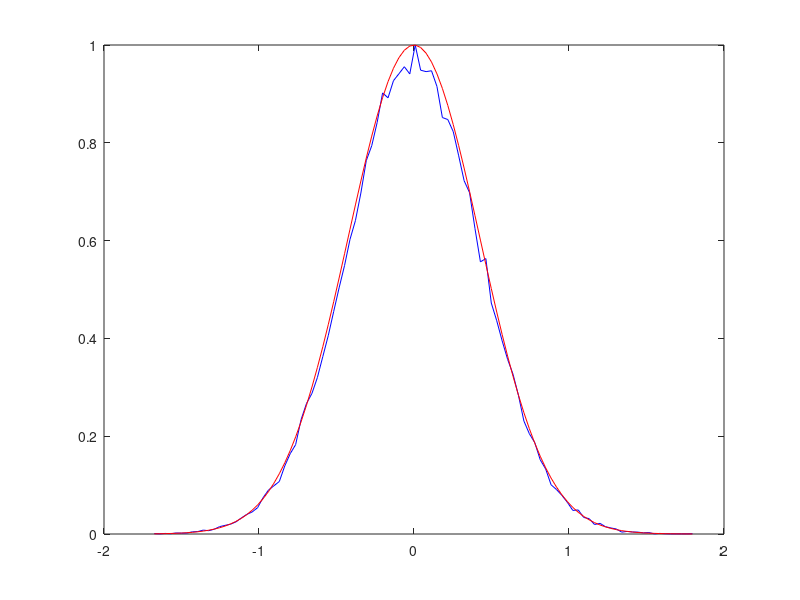

Here is the MATLAB script that generated this plot:
function [y] = randg_yp(n,av,hwhm,test)
%
% White gaussian noise generator, with given mean and HWHM values.
%
%   INPUTS: 
%
%       - n: number of trials [1,n]
%       (default = 100000)
%       - av: average value [m,1]
%       (default = 0)
%       - hwhm: halfwidth at half maximum value [m,1]
%       (default = 0.5)
%       - test: display the distribution is > 0 [1,1]
%       (default = 0)
%
%
%   OUTPUTS: [qe,me,mp,mn,e0,mu0,re,mc2,clum,alpha,kB]
%   
%   - y: White gaussian noise [1,n]

%   - kB : Boltzmann's constant (J/K-1)
%
% by Yves Peysson <yves.peysson@cea.fr> (CEA/DSM/IRFM) and Joan Decker <joan.decker@cea.fr> (CEA/DSM/IRFM)
%
if nargin == 0, 
    n = 100000;
    av = 0;
    hwhm = 0.5;
    test = 1;
end
%
if nargin == 1, 
    av = 0;
    hwhm = 0.5;
    test = 0;
end
%
if nargin == 2, 
    hwhm = 0.5;
    test = 0;
end
%
if nargin == 3, 
    test = 0;
end
%
hwhm = hwhm(:);
av = av(:);
if size(av) ~= size(hwhm), error('Inconsistent size of av and hwhm in randg_yp.m');end
%
Xhwhm = repmat(hwhm,[1,n]);
Xav = repmat(av,[1,n]);
%
y = sqrt(-2*log(rand(size(Xav,1),n))).*cos(2*pi*rand(size(Xav,1),n)).*Xhwhm/sqrt(2*log(2)) + Xav;
%
if test,
    [z,x] = hist(y,100);
    figure(1),plot(x,z/max(z),'b',x,exp(-(x - av).^2/2/hwhm^2*2*log(2)),'r')
    hold off
end
